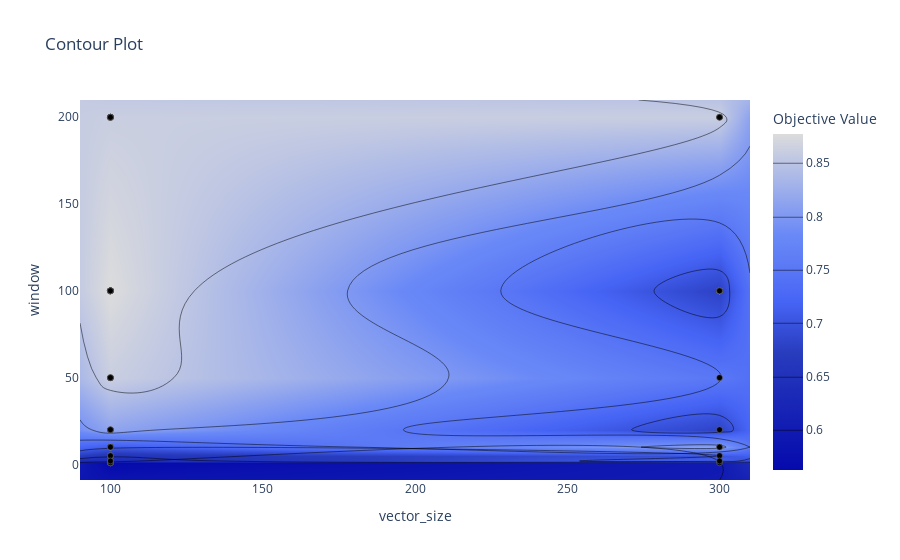

The notebook cell this image was saved under:
### Code cell
plot_contour(study, params=["vector_size", "window"])

### Figure 1 — Plotly figure (JSON) as saved in the notebook; plotly's stock layout.template omitted (floating-point values rounded to 4 significant figures)
{"data": [{"colorbar": {"title": {"text": "Objective Value"}}, "colorscale": [[0, "rgb(5,10,172)"], [0.35, "rgb(40,60,190)"], [0.5, "rgb(70,100,245)"], [0.6, "rgb(90,120,245)"], [0.7, "rgb(106,137,247)"], [1, "rgb(220,220,220)"]], "connectgaps": true, "contours": {"coloring": "heatmap"}, "hoverinfo": "none", "line": {"smoothing": 1.3}, "reversescale": false, "type": "contour", "x": [90, 100, 300, 310], "y": [-8.95, 1, 2, 5, 10, 20, 50, 100, 200, 209.9], "z": [[null, null, null, null], [null, 0.5628, 0.5979, null], [null, 0.6348, 0.7195, null], [null, 0.654, 0.7001, null], [null, 0.7072, 0.8137, null], [null, 0.8142, 0.6807, null], [null, 0.8616, 0.7507, null], [null, 0.8774, 0.6786, null], [null, 0.8617, 0.8609, null], [null, null, null, null]]}, {"marker": {"color": "black", "line": {"color": "Grey", "width": 0.5}}, "mode": "markers", "showlegend": false, "type": "scatter", "x": [100, 300, 300, 300, 100, 100, 100, 300, 300, 100, 100, 300, 300, 100, 100, 300, 100, 300, 100, 300, 300, 300, 300, 300, 300, 300, 100, 300, 100, 100, 100, 100, 100, 100, 100, 100, 100, 100, 100, 100, 100, 100, 100, 100, 100, 100, 100, 100, 100, 100, 100, 100, 100, 100, 100, 100, 100, 100, 100, 100, 100, 100, 100, 100, 100, 100, 100, 100, 100, 100, 100, 100, 100, 100, 100, 100, 100, 100, 100, 100, 300, 100, 100, 100, 100, 100, 100, 100, 100, 100, 100, 100, 100, 100, 100, 100, 300, 100, 100, 100], "y": [5, 20, 50, 10, 2, 50, 100, 10, 100, 50, 200, 100, 100, 100, 1, 100, 100, 5, 20, 1, 200, 100, 100, 100, 100, 2, 100, 100, 100, 5, 1, 100, 20, 100, 10, 2, 100, 200, 50, 10, 100, 100, 100, 100, 100, 5, 100, 50, 20, 100, 2, 100, 100, 100, 100, 100, 200, 100, 1, 100, 10, 100, 100, 100, 100, 100, 100, 5, 20, 100, 50, 100, 100, 100, 100, 100, 1, 2, 200, 200, 200, 200, 200, 200, 200, 200, 200, 200, 200, 200, 200, 200, 200, 200, 200, 200, 200, 200, 200, 200]}], "layout": {"title": {"text": "Contour Plot"}, "xaxis": {"range": [90, 310], "title": {"text": "vector_size"}}, "yaxis": {"range": [-8.95, 209.9], "title": {"text": "window"}}}}
